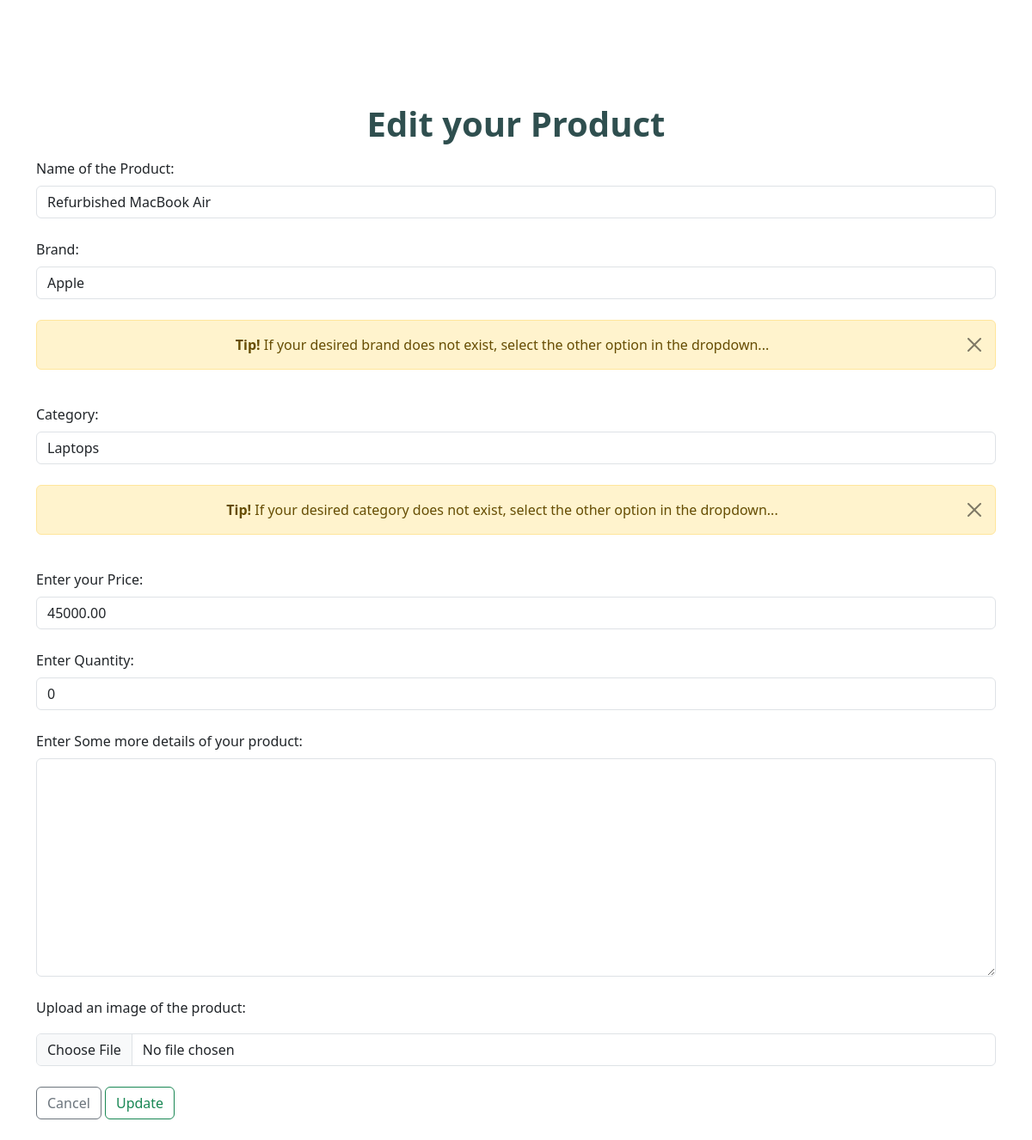
Page /seller/editproduct.php?pid=1 (signed in) on the committed database.
### tables this page shows
CREATE TABLE `product` (
  `pid` int(11) NOT NULL,
  `pname` varchar(255) NOT NULL,
  `brand` varchar(255) NOT NULL,
  `category` varchar(255) NOT NULL,
  `price` decimal(10,2) NOT NULL,
  `quantity` int(11) NOT NULL,
  `description` longtext NOT NULL,
  `images` text NOT NULL,
  `seller` int(255) NOT NULL,
  `status` int(11) NOT NULL,
  `added_at` timestamp NOT NULL DEFAULT current_timestamp()
);

### seller/seller_class.php (called while the page is built, shortened)
<?php
include("../connect.php");
class Seller{
    function showProduct($p_id){
      global $conn;
      $stmt = $conn->prepare("SELECT * FROM product WHERE pid=?");
      $stmt->bind_param("i",$p_id);
      $stmt->execute();
      $result = $stmt->get_result();
      if ($result->num_rows > 0){
          $row = $result->fetch_assoc();
          return $row;
      }else{
          echo "Product Not Found";
      }
    }
  }
  $seller = new Seller();

### seller/editproduct.php (the view, shortened to what this page needs)
<!DOCTYPE html>
<html lang="en">
<head>
    <link rel="stylesheet" href="../bootstrap/css/bootstrap.min.css">
    <link  rel="stylesheet" href="../style.css" type="text/css">
</head>
<body>
<?php
include('seller_class.php');
if (isset($_GET['pid'])){
  $p_id = $_GET['pid'];
  $detail = $seller->showProduct($p_id);
  $img = $detail['images'];
}
?>
      <br><br><br><br>
      <div class="container-sm" style="margin-top: 2%;">
        <h1 style="color:DarkSlateGrey;text-align: center;"><b>Edit your Product</b></h1>
        <form onsubmit="return validate()" method="POST" enctype="multipart/form-data" action="submitproduct.php">
          <label for="name" class="form-label">Name of the Product:</label>
          <input type="text" class="form-control" id="name" name="name" value="<?php echo $detail['pname']; ?>"><br>
          <label for="brand" class="form-label">Brand:</label>
          <select id="brand" class="form-control" name="brand" onchange="handleBrandSelection()">
              <option value="<?php echo $detail['brand']; ?>"  selected><?php echo $detail['brand']; ?></option>
          </select>
          <br>
          <div class="alert alert-warning alert-dismissible">
              <button type="button" class="btn-close" data-bs-dismiss="alert"></button>
              <strong>Tip!</strong> If your desired brand does not exist, select the other option in the dropdown...
          </div>
          <br>
          <label for="category" class="form-label">Category:</label>
          <select id="category" class="form-control" name="category" onchange="handleCatSelection()">
              <option value="<?php echo $detail['category']; ?>" selected><?php echo $detail['category']; ?></option>
          </select><br>
          <div class="alert alert-warning alert-dismissible">
              <button type="button" class="btn-close" data-bs-dismiss="alert"></button>
              <strong>Tip!</strong> If your desired category does not exist, select the other option in the dropdown...
          </div>
          <br>
          <label for="price" class="form-label">Enter your Price:</label>
          <input type="number" class="form-control" id="price" name="price"  value="<?php echo $detail['price']; ?>" ><br>
          <label for="qty" class="form-label">Enter Quantity:</label>
          <input type="number" class="form-control" id="qty" name="qty" value="<?php echo $detail['quantity']; ?>"><br>
          <label for="description" class="form-label">Enter Some more details of your product:</label>
          <textarea name="description" id="description" class="form-control" rows="10" cols="20"  value="<?php echo $detail['description']; ?>"></textarea>
          <br>
          <label for="image" class="form-label">Upload an image of the product: </label>
          <input type="file" class="form-control" id="image" name="image" accept="image/*" style="margin-top: 10px; display: block;" value="<?php echo substr($img, 17); ?>"><br>
          <a class="btn btn-outline-secondary" href="seller_products.php">Cancel</a>
          <input type="submit" class="btn btn-outline-success" name="update" value="Update"><br><br>
        </form>
    </div>
</body>
</html>

### style.css (style rules this page uses)
h1, h2 { margin: 1rem; }
.alert { text-align: center; }

### rows in the picture
product: name "Refurbished MacBook Air", brand "Apple", category "Laptops", price "45000.00", qty "0"
